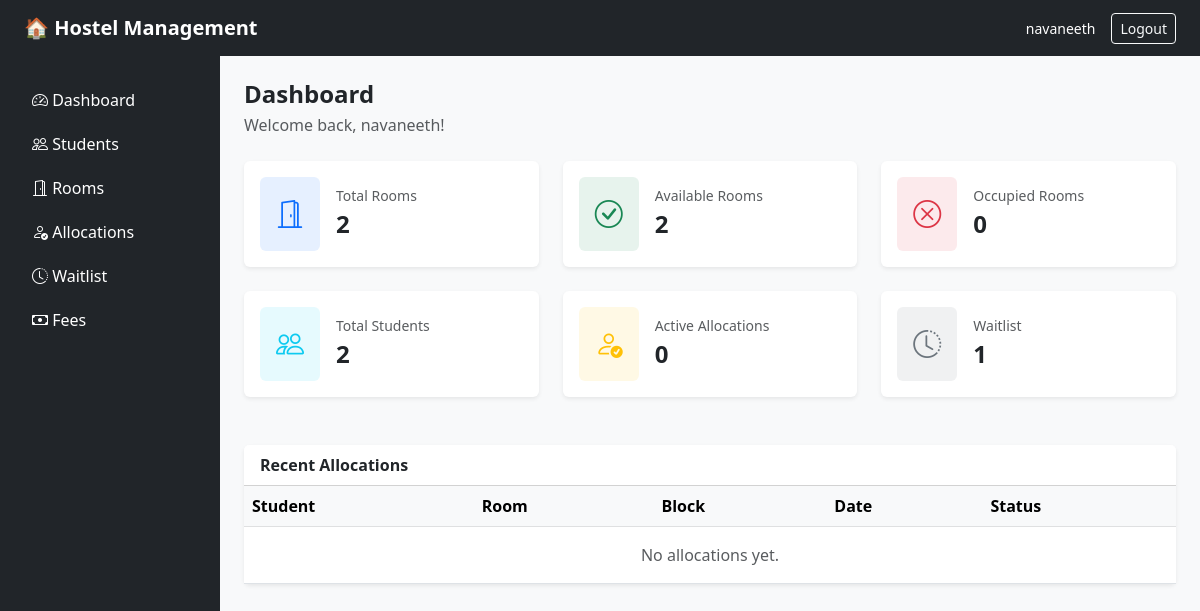
Page /dashboard/ (signed in) on the earlier database version.
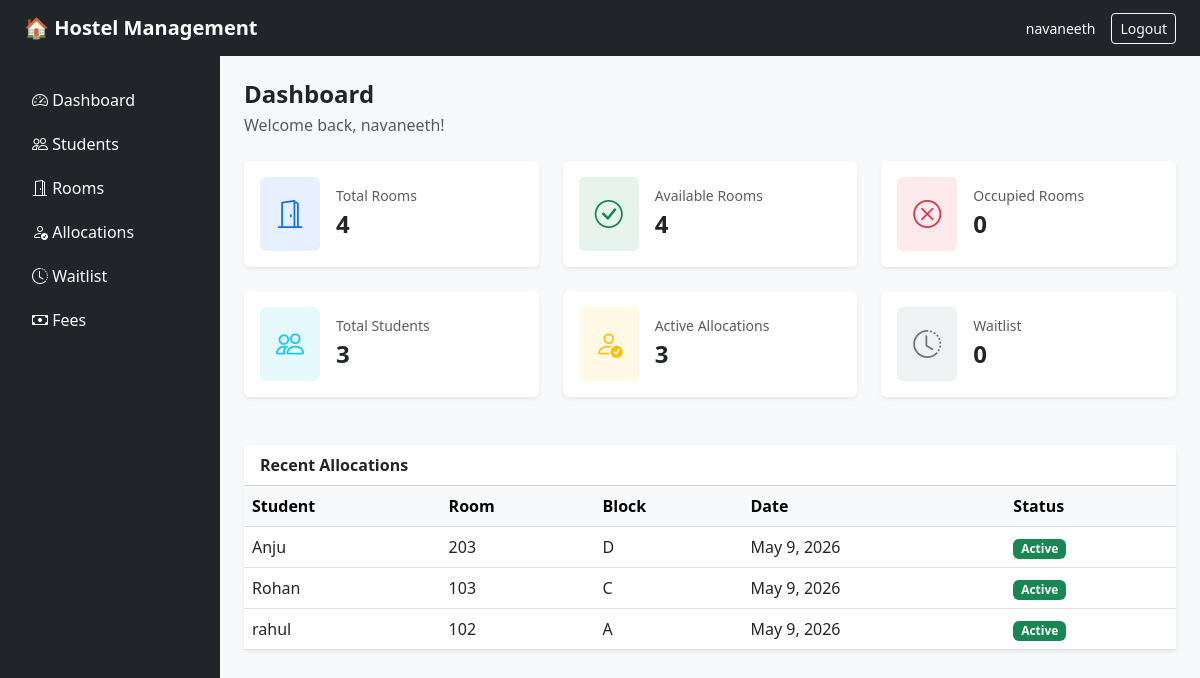
Same page on the later database version.
### allocation/models.py (models this page shows, shortened)
class Allocation(models.Model):
    STATUS_CHOICES = [
        ('Active', 'Active'),
        ('Vacated', 'Vacated'),
    ]
    student = models.OneToOneField(Student, on_delete=models.CASCADE)
    room = models.ForeignKey(Room, on_delete=models.CASCADE)
    allocated_date = models.DateField(auto_now_add=True)
    status = models.CharField(max_length=10, choices=STATUS_CHOICES, default='Active')

class Student(models.Model):
    GENDER_CHOICES = [
        ('Male', 'Male'),
        ('Female', 'Female'),
    ]
    user = models.OneToOneField(User, on_delete=models.CASCADE)
    name = models.CharField(max_length=100)
    roll_number = models.CharField(max_length=20, unique=True)
    gender = models.CharField(max_length=10, choices=GENDER_CHOICES)
    course = models.CharField(max_length=100)
    year = models.PositiveIntegerField()
    contact = models.CharField(max_length=15)
    email = models.EmailField(unique=True)

class Room(models.Model):
    GENDER_CHOICES = [
        ('Male', 'Male'),
        ('Female', 'Female'),
    ]
    room_number = models.CharField(max_length=10)
    block = models.CharField(max_length=10)
    gender_type = models.CharField(max_length=10, choices=GENDER_CHOICES)
    capacity = models.PositiveIntegerField()

### allocation/views.py (the view)
# urls.py: path('dashboard/', views.admin_dashboard, name='admin_dashboard'),
@login_required
def admin_dashboard(request):
    if not is_admin(request.user):
        return redirect('student_dashboard')
    total_students = Student.objects.count()
    total_rooms = Room.objects.count()
    active_allocations = Allocation.objects.filter(status='Active').count()
    waitlist_count = WaitlistEntry.objects.count()
    available_rooms = 0
    occupied_rooms = 0
    for room in Room.objects.all():
        occupied = Allocation.objects.filter(room=room, status='Active').count()
        if occupied < room.capacity:
            available_rooms += 1
        else:
            occupied_rooms += 1
    context = {
        'total_students': total_students,
        'total_rooms': total_rooms,
        'active_allocations': active_allocations,
        'waitlist_count': waitlist_count,
        'available_rooms': available_rooms,
        'occupied_rooms': occupied_rooms,
        'recent_allocations': Allocation.objects.select_related('student', 'room').order_by('-allocated_date')[:5],
    }
    return render(request, 'allocation/admin_dashboard.html', context)

### allocation/views.py (called while the page is built)
def is_admin(user):
    return user.is_staff

### allocation/templates/allocation/admin_dashboard.html
{% extends 'allocation/base.html' %}
{% block content %}
<h4 class="fw-bold mb-1">Dashboard</h4>
<p class="text-muted mb-4">Welcome back, {{ user.username }}!</p>
<div class="row g-4 mb-5">
    <div class="col-md-4">
        <div class="card border-0 shadow-sm">
            <div class="card-body d-flex align-items-center gap-3">
                <div class="bg-primary bg-opacity-10 rounded p-3">
                    <i class="bi bi-door-open fs-3 text-primary"></i>
                </div>
                <div>
                    <div class="text-muted small">Total Rooms</div>
                    <div class="fs-4 fw-bold">{{ total_rooms }}</div>
                </div>
            </div>
        </div>
    </div>
    <div class="col-md-4">
        <div class="card border-0 shadow-sm">
            <div class="card-body d-flex align-items-center gap-3">
                <div class="bg-success bg-opacity-10 rounded p-3">
                    <i class="bi bi-check-circle fs-3 text-success"></i>
                </div>
                <div>
                    <div class="text-muted small">Available Rooms</div>
                    <div class="fs-4 fw-bold">{{ available_rooms }}</div>
                </div>
            </div>
        </div>
    </div>
    <div class="col-md-4">
        <div class="card border-0 shadow-sm">
            <div class="card-body d-flex align-items-center gap-3">
                <div class="bg-danger bg-opacity-10 rounded p-3">
                    <i class="bi bi-x-circle fs-3 text-danger"></i>
                </div>
                <div>
                    <div class="text-muted small">Occupied Rooms</div>
                    <div class="fs-4 fw-bold">{{ occupied_rooms }}</div>
                </div>
            </div>
        </div>
    </div>
    <div class="col-md-4">
        <div class="card border-0 shadow-sm">
            <div class="card-body d-flex align-items-center gap-3">
                <div class="bg-info bg-opacity-10 rounded p-3">
                    <i class="bi bi-people fs-3 text-info"></i>
                </div>
                <div>
                    <div class="text-muted small">Total Students</div>
                    <div class="fs-4 fw-bold">{{ total_students }}</div>
                </div>
            </div>
        </div>
    </div>
    <div class="col-md-4">
        <div class="card border-0 shadow-sm">
            <div class="card-body d-flex align-items-center gap-3">
                <div class="bg-warning bg-opacity-10 rounded p-3">
                    <i class="bi bi-person-check fs-3 text-warning"></i>
                </div>
                <div>
                    <div class="text-muted small">Active Allocations</div>
                    <div class="fs-4 fw-bold">{{ active_allocations }}</div>
                </div>
            </div>
        </div>
    </div>
    <div class="col-md-4">
        <div class="card border-0 shadow-sm">
            <div class="card-body d-flex align-items-center gap-3">
                <div class="bg-secondary bg-opacity-10 rounded p-3">
                    <i class="bi bi-clock-history fs-3 text-secondary"></i>
                </div>
                <div>
                    <div class="text-muted small">Waitlist</div>
                    <div class="fs-4 fw-bold">{{ waitlist_count }}</div>
                </div>
            </div>
        </div>
    </div>
</div>
<div class="card border-0 shadow-sm">
    <div class="card-header bg-white fw-semibold">Recent Allocations</div>
    <div class="card-body p-0">
        <table class="table table-hover mb-0">
            <thead class="table-light">
                <tr>
                    <th>Student</th>
                    <th>Room</th>
                    <th>Block</th>
                    <th>Date</th>
                    <th>Status</th>
                </tr>
            </thead>
            <tbody>
                {% for alloc in recent_allocations %}
                <tr>
                    <td>{{ alloc.student.name }}</td>
                    <td>{{ alloc.room.room_number }}</td>
                    <td>{{ alloc.room.block }}</td>
                    <td>{{ alloc.allocated_date }}</td>
                    <td>
                        {% if alloc.status == 'Active' %}
                            <span class="badge bg-success">Active</span>
                        {% else %}
                            <span class="badge bg-secondary">Vacated</span>
                        {% endif %}
                    </td>
                </tr>
                {% empty %}
                <tr>
                    <td colspan="5" class="text-center text-muted py-3">No allocations yet.</td>
                </tr>
                {% endfor %}
            </tbody>
        </table>
    </div>
</div>
{% endblock %}

### allocation/templates/allocation/base.html (shortened to what this page needs)
<!DOCTYPE html>
<html lang="en">
<head>
    <link href="https://cdn.jsdelivr.net/npm/bootstrap@5.3.0/dist/css/bootstrap.min.css" rel="stylesheet">
    <link href="https://cdn.jsdelivr.net/npm/bootstrap-icons@1.10.0/font/bootstrap-icons.css" rel="stylesheet">
</head>
<body class="bg-light">
{% if user.is_authenticated %}
<nav class="navbar navbar-dark bg-dark px-4">
    <span class="navbar-brand fw-bold">🏠 Hostel Management</span>
    <div class="d-flex align-items-center gap-3">
        <span class="text-white small">{{ user.username }}</span>
<form method="post" action="{% url 'logout' %}" class="d-inline">
    <button type="submit" class="btn btn-outline-light btn-sm">Logout</button>
</form>    </div>
</nav>
<div class="d-flex">
    <div class="bg-dark text-white p-3" style="min-height:100vh; width:220px; min-width:220px;">
        <ul class="nav flex-column gap-1 mt-2">
            {% if user.is_staff %}
<li><a href="{% url 'admin_dashboard' %}" class="nav-link text-white"><i class="bi bi-speedometer2"></i> Dashboard</a></li>
<li><a href="{% url 'student_list' %}" class="nav-link text-white"><i class="bi bi-people"></i> Students</a></li>
<li><a href="{% url 'room_list' %}" class="nav-link text-white"><i class="bi bi-door-open"></i> Rooms</a></li>
<li><a href="{% url 'allocation_list' %}" class="nav-link text-white"><i class="bi bi-person-check"></i> Allocations</a></li>
<li><a href="{% url 'waitlist' %}" class="nav-link text-white"><i class="bi bi-clock-history"></i> Waitlist</a></li>
<li><a href="{% url 'fee_list' %}" class="nav-link text-white"><i class="bi bi-cash"></i> Fees</a></li>
{% else %}
<li><a href="{% url 'student_dashboard' %}" class="nav-link text-white"><i class="bi bi-house"></i> My Room</a></li>
<li><a href="{% url 'my_fees' %}" class="nav-link text-white"><i class="bi bi-cash"></i> My Fees</a></li>
{% endif %}
        </ul>
    </div>
    <div class="flex-grow-1 p-4">
        {% block content %}{% endblock %}
    </div>
</div>
{% endif %}
</body>
</html>

Differences in the rows shown:
added Allocation: student.name "Anju", room.room_number "203", room.block "D", allocated_date "May 9, 2026", status "Active"
added Allocation: student.name "Rohan", room.room_number "103", room.block "C", allocated_date "May 9, 2026", status "Active"
added Allocation: student.name "rahul", room.room_number "102", room.block "A", allocated_date "May 9, 2026", status "Active"
Other differences:
{{ total_rooms }}: "2" → "4"
{{ available_rooms }}: "2" → "4"
{{ total_students }}: "2" → "3"
{{ active_allocations }}: "0" → "3"
{{ waitlist_count }}: "1" → "0"
text no longer shown: "No allocations yet."
